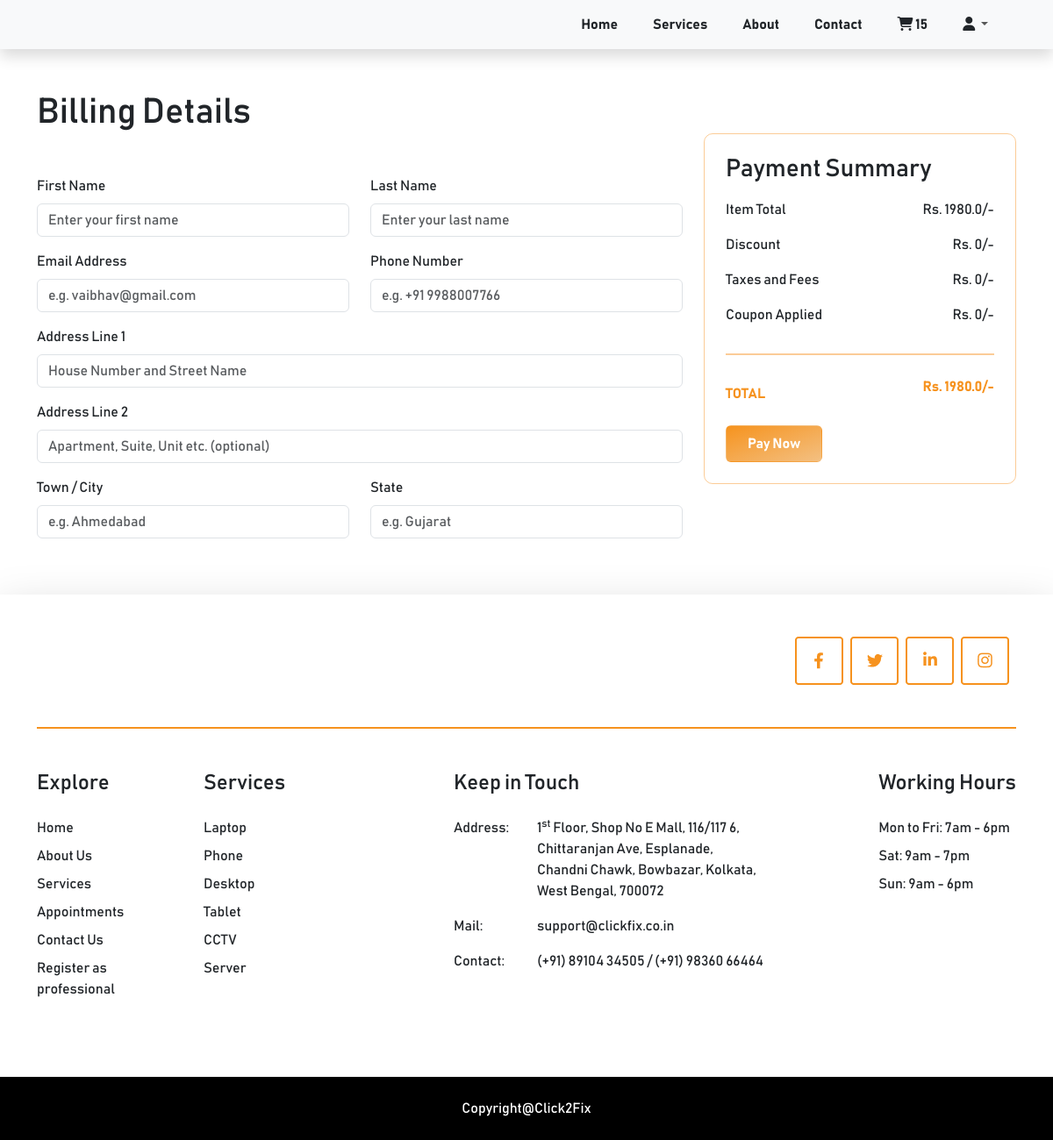
The app's page /checkout/ (signed in), older data.
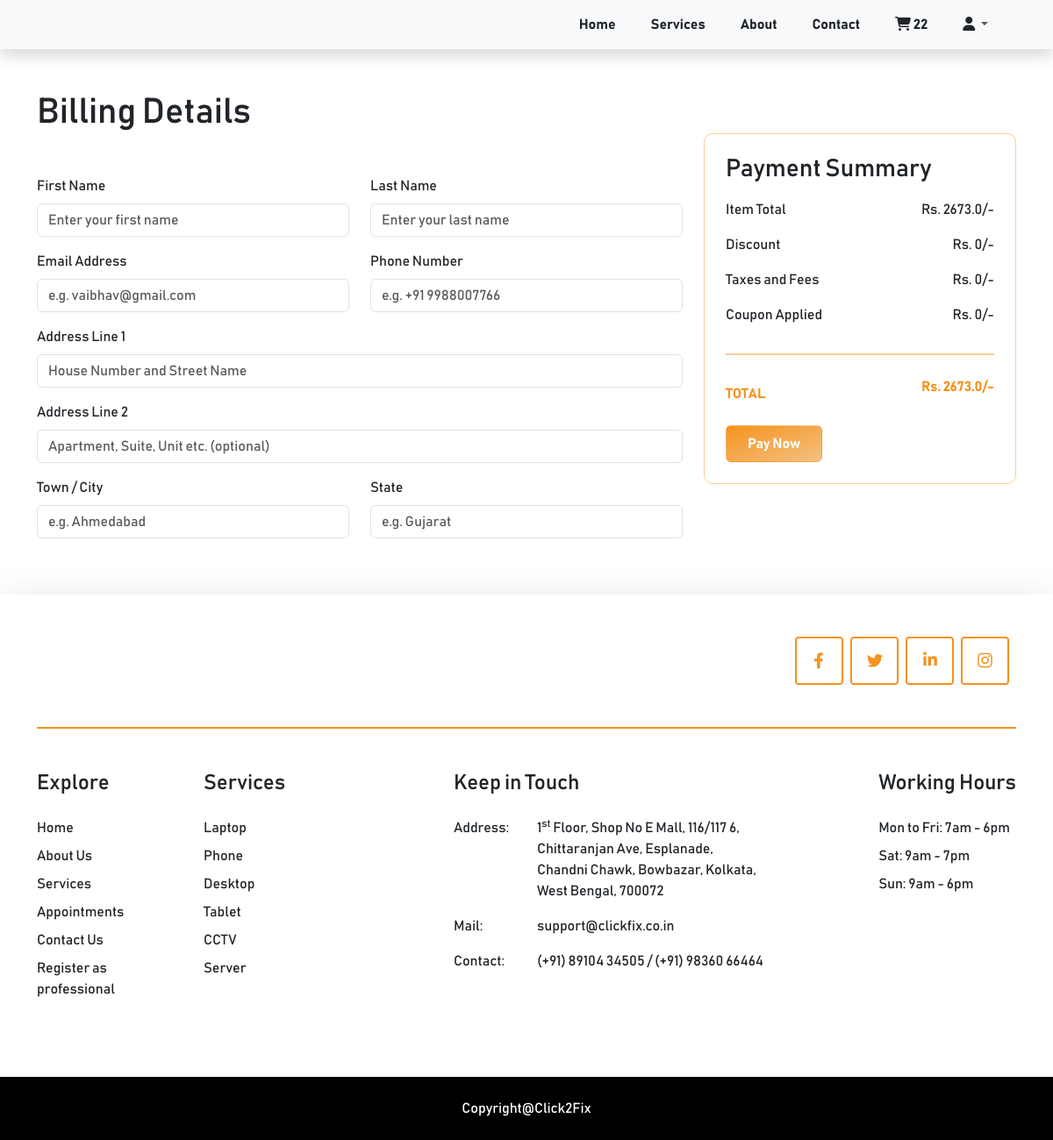
The same page, newer data.
### cart/models.py (models this page shows, shortened)
class Cart(models.Model):
    class Meta:
        verbose_name_plural = 'Cart'
    user = models.ForeignKey(Profile, on_delete=models.CASCADE, null=True, blank=True)
    session_id = models.CharField(max_length=100, null=True, blank=True)
    cart_cost = models.FloatField(default=0.0)
    created_at = models.DateTimeField(auto_now_add=True)
    updated_at = models.DateTimeField(auto_now=True)
    @property
    def num_of_items(self):
        cartitems = self.cartitems.all()
        quantity =  sum([item.quantity for item in cartitems])
        return quantity

class CartItem(models.Model):
    class Meta:
        verbose_name_plural = 'Cart Items'
    TIME_SLOTS = (
        ("10am-12pm", "10am-12pm"),
        ("12pm-2pm", "12pm-2pm"),
        ("2pm-4pm", "2pm-4pm"),
        ("4pm-7pm", "4pm-7pm"),
    )
    sub_service = models.ForeignKey(SubServices, on_delete=models.CASCADE)
    cart = models.ForeignKey(Cart, on_delete=models.CASCADE, related_name="cartitems")
    quantity = models.IntegerField(default=0)
    start_date = models.DateField(null=True)
    time_slot = models.CharField(max_length=20, choices=TIME_SLOTS, default=1)

### clickfix/views.py (the view)
# urls.py: path('checkout/', views.checkout, name='checkout'),
def checkout(request):
    cart = None
    cart_items = []
    try:
        if request.user.is_authenticated:
            cart = Cart.objects.get(user=request.user)
        else:
            cart = Cart.objects.get(session_id=request.session['nonuser'])
        cart_items = cart.cartitems.all()
    except:
        cart = {'num_of_items': 0}
    data = {'cart': cart}
    return render(request, 'checkout.html', data)

### templates/checkout.html (shortened to what the changed rows need)
{% extends 'base.html' %}
{% load static %}
{% block content %}
    {% include 'includes/navbar.html' %}
    <div class="container py-5">
        <div class="row">
            <div class="col-md-8 col-12">
                <h1 class="mb-5">Billing Details</h1>
            </div>
            <div class="col-md-4 col-12">
                <div class="p-4 my-5" style="border: 1px solid #f6911e75; border-radius: 10px;">
                    <div class="d-flex justify-content-between py-2">
                        <div>Item Total</div>
                        <div>Rs. {{cart.cart_cost}}/-</div>
                    </div>
                    <div class="d-flex justify-content-between mb-3" style="color: #F6921E;">
                        <div class="fw-bold py-2">TOTAL</div>
                        <div class="fw-bold">Rs. {{cart.cart_cost}}/-</div>
                    </div>
                </div>
            </div>
        </div>
    </div>
{% endblock %}

### templates/includes/navbar.html (shortened to what this page needs)
{% load static %}
    <nav class="navbar navbar-expand-lg navbar-light bg-light shadow">
        <div class="container">
          <div class="collapse navbar-collapse" id="navbarSupportedContent">
            <ul class="navbar-nav ms-auto">
                <li class="nav-item"><a class="nav-link text-dark fw-bold me-4" aria-current="page" href="{% url 'clickfix:home' %}">Home</a></li>
                <li class="nav-item"><a class="nav-link text-dark fw-bold me-4" href="{% url 'clickfix:home' %}#services">Services</a></li>
                <li class="nav-item"><a class="nav-link text-dark fw-bold me-4" href="{% url 'clickfix:home' %}#about">About</a></li>
                <li class="nav-item"><a class="nav-link text-dark fw-bold me-4" href="{% url 'clickfix:home' %}#contact_form">Contact</a></li>
                <li class="nav-item"><a class="nav-link text-dark fw-bold me-4" href="{% url 'cart:cart' %}"><i class="fa-solid fa-cart-shopping"></i> <span id="num_of_items">{{cart.num_of_items}}</span></a></li>
                <li class="nav-item dropdown me-4 pull-right">
                  <a class="nav-link dropdown-toggle" href="#" id="navbarDropdown" role="button" data-bs-toggle="dropdown" aria-expanded="false">
                    <i class="fa-solid fa-user text-dark"></i>
                  </a>
                </li>
            </ul>
          </div>
        </div>
      </nav>

Row changes from the older to the newer data that the page shows:
changed Cart: num_of_items "15" → "22"; cart_cost "1980.0" → "2673.0"
